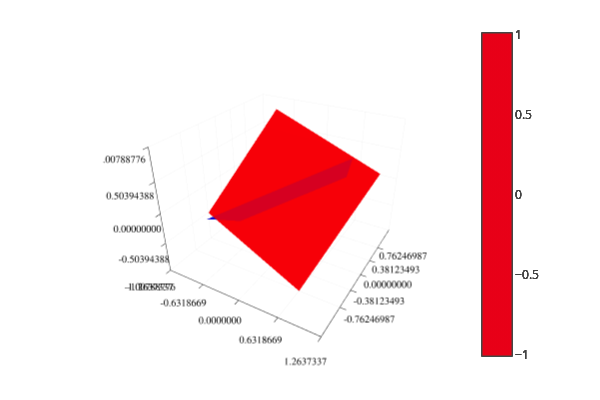

The notebook cell saved with this chart:
### Code cell
plot_matrix_as_plane(E1, color=:blue)
plot_matrix_as_plane(F1, color=:red)
